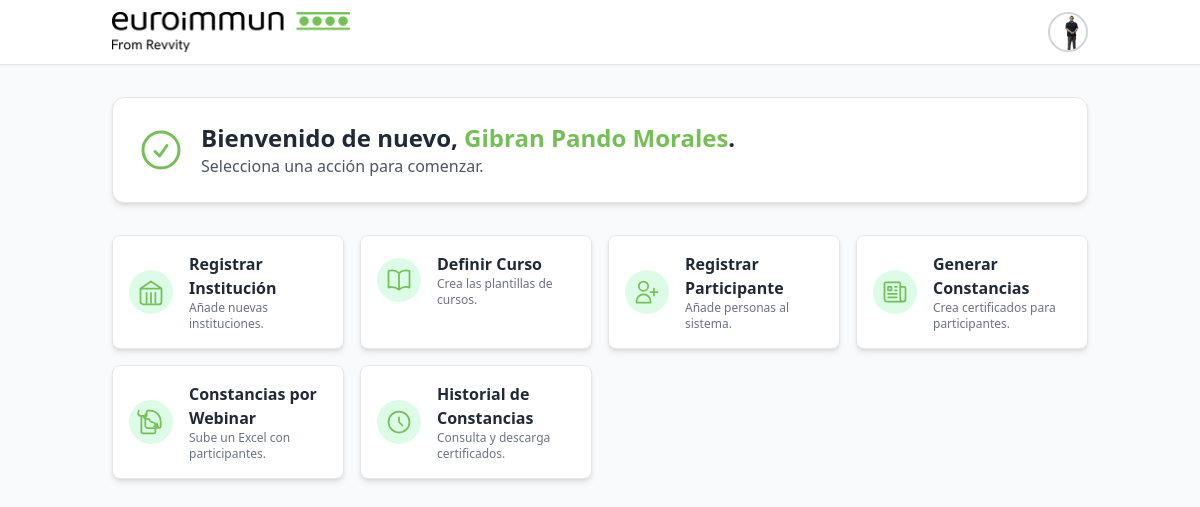
The page /dashboard/ (signed in) on the database its author committed.
### users/models.py (models this page shows, shortened)
class Evaluador(AbstractUser):
    cargo = models.CharField(max_length=255, blank=True, verbose_name="Cargo o Puesto")
    foto = models.ImageField(upload_to='fotos/', null=True, blank=True, verbose_name="Foto de Perfil")
    firma_digital = models.ImageField(upload_to='firmas/', null=True, blank=True, verbose_name="Firma Digital (PNG)")
    es_gerente = models.BooleanField(default=False, verbose_name="¿Es el Gerente que firma por defecto?")

### users/views.py (the view, shortened to what this page needs)
# urls.py: path('dashboard/', views.dashboard_view, name='dashboard'),
@login_required
def dashboard_view(request):
    hoy = timezone.now().date()
    constancias_vencidas = Constancia.objects.filter(
        es_webinar=False,
        fecha_vencimiento__lt=hoy
    )
    limite_30_dias = hoy + timedelta(days=30)
    constancias_por_vencer = Constancia.objects.filter(
        es_webinar=False,
        fecha_vencimiento__gte=hoy,
        fecha_vencimiento__lte=limite_30_dias
    )
    context = {
        'user': request.user,
        'constancias_vencidas': constancias_vencidas,
        'constancias_por_vencer': constancias_por_vencer,
    }
    return render(request, 'users/dashboard.html', context)

### users/templates/users/dashboard.html (shortened to what this page needs)
{% extends "base.html" %}
{% block content %}
<div class="bg-white p-6 rounded-xl shadow-md border border-gray-200 mb-8">
    <div class="flex items-center gap-4">
        <svg xmlns="http://www.w3.org/2000/svg" fill="none" viewBox="0 0 24 24" stroke-width="1.5" stroke="currentColor" class="w-12 h-12 text-empresa-green">
            <path stroke-linecap="round" stroke-linejoin="round" d="M9 12.75L11.25 15 15 9.75M21 12a9 9 0 11-18 0 9 9 0 0118 0z" />
        </svg>
        <div>
            <h2 class="text-2xl font-bold text-gray-800">
                Bienvenido de nuevo, <span class="text-empresa-green">{{ user.get_full_name|default:user.username }}</span>.
            </h2>
            <p class="text-gray-600">Selecciona una acción para comenzar.</p>
        </div>
    </div>
</div>
<div class="grid grid-cols-1 sm:grid-cols-2 lg:grid-cols-4 gap-4">
    <a href="{% url 'users:crear_institucion' %}" class="block p-4 bg-white rounded-lg border border-gray-200 shadow-md hover:shadow-lg hover:border-empresa-green hover:-translate-y-1 transition-all duration-300">
        <div class="flex items-center gap-4">
            <div class="p-2 bg-green-100 rounded-full">
            </div>
            <div>
                <h3 class="font-semibold text-gray-800">Registrar Institución</h3>
                <p class="text-xs text-gray-500">Añade nuevas instituciones.</p>
            </div>
        </div>
    </a>
    <a href="{% url 'users:crear_curso' %}" class="block p-4 bg-white rounded-lg border border-gray-200 shadow-md hover:shadow-lg hover:border-empresa-green hover:-translate-y-1 transition-all duration-300">
        <div class="flex items-center gap-4">
            <div class="p-2 bg-green-100 rounded-full">
            </div>
            <div>
                <h3 class="font-semibold text-gray-800">Definir Curso</h3>
                <p class="text-xs text-gray-500">Crea las plantillas de cursos.</p>
            </div>
        </div>
    </a>
    <a href="{% url 'users:crear_participante' %}" class="block p-4 bg-white rounded-lg border border-gray-200 shadow-md hover:shadow-lg hover:border-empresa-green hover:-translate-y-1 transition-all duration-300">
        <div class="flex items-center gap-4">
            <div class="p-2 bg-green-100 rounded-full">
                <svg class="h-7 w-7 text-empresa-green" xmlns="http://www.w3.org/2000/svg" fill="none" viewBox="0 0 24 24" stroke-width="1.5" stroke="currentColor">
                     <path stroke-linecap="round" stroke-linejoin="round" d="M18 9v3m0 0v3m0-3h3m-3 0h-3m-2-5a4 4 0 11-8 0 4 4 0 018 0zM3 20a6 6 0 0112 0v1H3v-1z" />
                </svg>
            </div>
            <div>
                <h3 class="font-semibold text-gray-800">Registrar Participante</h3>
                <p class="text-xs text-gray-500">Añade personas al sistema.</p>
            </div>
        </div>
    </a>
    <a href="{% url 'users:crear_lote' %}" class="block p-4 bg-white rounded-lg border border-gray-200 shadow-md hover:shadow-lg hover:border-empresa-green hover:-translate-y-1 transition-all duration-300">
        <div class="flex items-center gap-4">
            <div class="p-2 bg-green-100 rounded-full">
            </div>
            <div>
                <h3 class="font-semibold text-gray-800">Generar Constancias</h3>
                <p class="text-xs text-gray-500">Crea certificados para participantes.</p>
            </div>
        </div>
    </a>
    <a href="{% url 'users:subir_webinar' %}" class="block p-4 bg-white rounded-lg border border-gray-200 shadow-md hover:shadow-lg hover:border-empresa-green hover:-translate-y-1 transition-all duration-300">
        <div class="flex items-center gap-4">
            <div class="p-2 bg-green-100 rounded-full">
            </div>
            <div>
                <h3 class="font-semibold text-gray-800">Constancias por Webinar</h3>
                <p class="text-xs text-gray-500">Sube un Excel con participantes.</p>
            </div>
        </div>
    </a>
    <a href="{% url 'users:historial_constancias' %}" class="block p-4 bg-white rounded-lg border border-gray-200 shadow-md hover:shadow-lg hover:border-empresa-green hover:-translate-y-1 transition-all duration-300">
        <div class="flex items-center gap-4">
            <div class="p-2 bg-green-100 rounded-full">
                <svg xmlns="http://www.w3.org/2000/svg" class="h-7 w-7 text-empresa-green" fill="none" viewBox="0 0 24 24" stroke-width="1.5" stroke="currentColor">
                    <path stroke-linecap="round" stroke-linejoin="round" d="M12 8v4l3 3m6-3a9 9 0 11-18 0 9 9 0 0118 0z" />
                </svg>
            </div>
            <div>
                <h3 class="font-semibold text-gray-800">Historial de Constancias</h3>
                <p class="text-xs text-gray-500">Consulta y descarga certificados.</p>
            </div>
        </div>
    </a>
</div>
{% endblock content %}

### templates/base.html (shortened to what this page needs)
{% load static %}
<!DOCTYPE html>
<html lang="es">
<head>
    <link href="{% static 'css/output.css' %}" rel="stylesheet">
</head>
<body class="bg-gray-50 text-gray-800 font-sans">
    <header class="bg-white shadow-sm border-b border-gray-200">
        <nav class="container mx-auto px-6 py-3 flex justify-between items-center">
            <a href="{% url 'users:dashboard' %}">
                <img src="{% static 'images/logo.png' %}" alt="Logo de la Empresa" class="h-10 w-auto">
            </a>
            <div class="relative">
                <button id="profile-button" class="block h-10 w-10 rounded-full overflow-hidden border-2 border-gray-300 focus:outline-none focus:border-empresa-green">
                    {% if user.foto %}
                        <img class="h-full w-full object-cover" src="{{ user.foto.url }}" alt="Foto de perfil">
                    {% else %}
                        <svg xmlns="http://www.w3.org/2000/svg" class="h-full w-full text-gray-500" fill="none" viewBox="0 0 24 24" stroke="currentColor">
                            <path stroke-linecap="round" stroke-linejoin="round" stroke-width="2" d="M16 7a4 4 0 11-8 0 4 4 0 018 0zM12 14a7 7 0 00-7 7h14a7 7 0 00-7-7z" />
                        </svg>
                    {% endif %}
                </button>
            </div>
        </nav>
    </header>
    <main class="container mx-auto px-6 py-8">
        {% block content %}
        {% endblock content %}
    </main>
</body>
</html>

### rows shown on the page
Evaluador: foto (picture), get_full_name "Gibran Pando Morales"
